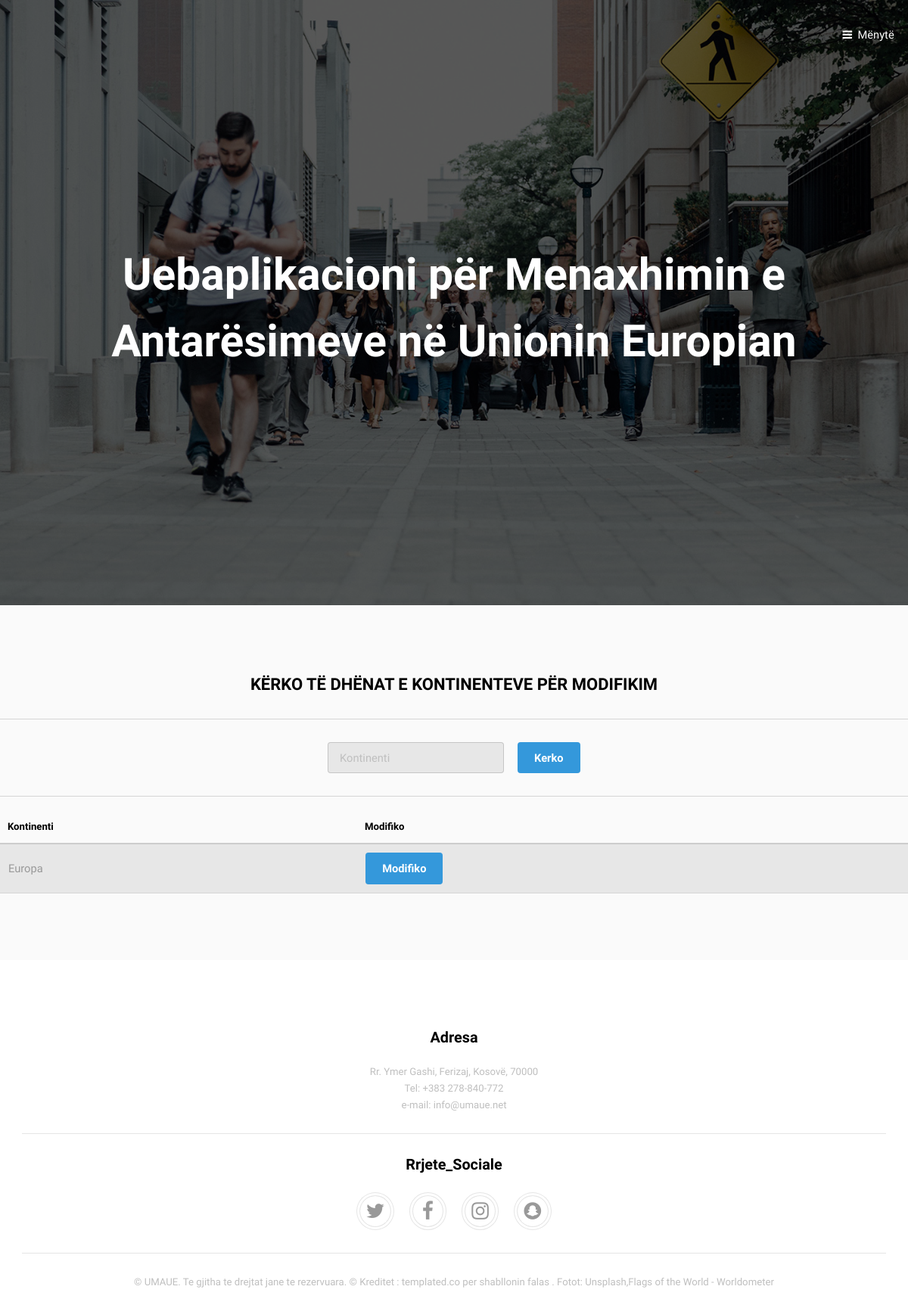
The page /UMAUE/ModuliAdministratorit/modifiko_kontinent.php?kontinent=Europa (signed in) on the database its author committed.
### tables this page shows
CREATE TABLE `umaue_tedhenat` (
  `ID_Tedhenat` int(11) NOT NULL,
  `Titulli` varchar(100) NOT NULL,
  `Pershkrimi` varchar(1000) DEFAULT NULL,
  `Dosje` varchar(300) DEFAULT NULL,
  `Pamja_Faqes` varchar(50) NOT NULL
);

CREATE TABLE `umaue_kontinentet` (
  `ID_Kontinenti` int(11) NOT NULL,
  `Kontinenti` varchar(50) NOT NULL
);

### UMAUE/ModuliAdministratorit/modifiko_kontinent.php (the view, shortened to what this page needs)
<?php
include_once("konfigurim.php");
?>
<!DOCTYPE HTML>
<html>
	<head>
		<link rel="stylesheet" href="assets/css/main.css" />
	</head>
	<body>
		<?php include_once("koka.php"); ?>
			<div id="main">
					<section class="wrapper style1">
					<form method="post" action="#">
											<div class="col align-center">
												<h4>KËRKO TË DHËNAT E KONTINENTEVE PËR MODIFIKIM</h4>
												<hr/>
												<div class="12u$">
													<ul class="actions">
														<li><input type="text" name="kontinent" id="kontinent" value="" placeholder="Kontinenti" /></li>
														<li><input type="submit" value="Kerko" /></li>
													</ul>
												</div>
											</div>
										</form>
										<hr/>
										<div class="table-wrapper">
											<table>
												<thead>
													<tr>
														<th>Kontinenti</th>
														<th>Modifiko</th>
													</tr>
												</thead>
												<?php
                                                     if (!empty($_REQUEST['kontinent'])) {
                                                     $term = mysqli_real_escape_string
                                                     ($lidh,$_REQUEST['kontinent']);
                                                     $sql = mysqli_query($lidh,
                                                     "SELECT * FROM umaue_kontinentet
                                                     WHERE Kontinenti LIKE '%".$term."%'");
                                                     while($rresht = mysqli_fetch_array($sql)) {
		                                                  echo "<tr>";
		                                                  echo "<td>".$rresht['Kontinenti']."</td>";
		                                                  echo "<td><a href=\"modifiko_k.php?ID_Kontinenti=$rresht[ID_Kontinenti]\" class='button' class='button primary'>
		                                                  Modifiko</a></td></tr>";
	}
}
?>
											</table>
										</div>
					</section>
			</div>
			<?php include_once("fundifaqes.php"); ?>
	</body>
</html>

### UMAUE/ModuliAdministratorit/koka.php (shortened to what this page needs)
<header id="header" class="alt">
				<a href="#menu">Mënytë</a>
			</header>
			<?php
            $rezultati = mysqli_query($lidh, "SELECT * FROM umaue_tedhenat WHERE Pamja_Faqes='Koka.A'");
            while ($rresht = mysqli_fetch_assoc($rezultati)) {
              extract($rresht);
            ?>
            <section id="banner">
				<div class="inner">
					<header>
						<h1><?php echo $Titulli ?></h1>
					</header>
				</div>
			</section>
			<?php } ?>

### UMAUE/ModuliAdministratorit/fundifaqes.php (shortened to what this page needs)
<footer id="footer">
			<div class="copyright">
					<?php
           $rezultati = mysqli_query($lidh, "SELECT * FROM umaue_tedhenat WHERE Pamja_Faqes='fundifaqes_Adresa'");
           while ($rresht = mysqli_fetch_assoc($rezultati)) {
             extract($rresht);
           ?>
					<section>
						<h4><?php echo $Titulli ?></h4>
						<p><?php echo $Pershkrimi; ?>
						</p>
					</section>
		<?php } ?>
				<hr />
				<?php
           $rezultati = mysqli_query($lidh, "SELECT * FROM umaue_tedhenat WHERE Pamja_Faqes='fundifaqes_RrjeteSociale'");
           while ($rresht = mysqli_fetch_assoc($rezultati)) {
             extract($rresht);
           ?>
					<section>
						<h4><?php echo $Titulli ?></h4>
						<p><?php echo $Pershkrimi; ?>
						</p>
					</section>
		<?php } ?>
				<hr/>
				<?php
           $rezultati = mysqli_query($lidh, "SELECT * FROM umaue_tedhenat WHERE Pamja_Faqes='fundifaqes_E_Drejta_Autorit'");
           while ($rresht = mysqli_fetch_assoc($rezultati)) {
             extract($rresht);
           ?>
						<?php echo $Pershkrimi; ?>
		<?php } ?>
			</div>
		</footer>

### rows shown on the page
umaue_tedhenat: Titulli "Uebaplikacioni për Menaxhimin e Antarësimeve në Unionin Europian"
umaue_kontinentet: Kontinenti "Europa"
umaue_tedhenat: Titulli "Adresa", Pershkrimi "Rr. Ymer Gashi, Ferizaj, Kosovë, 70000 Tel: +383 278-840-772 e-mail: info@umaue.net"
umaue_tedhenat: Titulli "Rrjete_Sociale"
umaue_tedhenat: Pershkrimi "© UMAUE. Te gjitha te drejtat jane te rezervuara. © Kreditet : templated.co per shabllonin falas . Fotot: Unsplash,Flags of the World - Worldometer"
